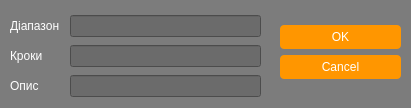
<?xml version="1.0" encoding="UTF-8"?>
<ui version="4.0">
 <class>Dialog</class>
 <widget class="QDialog" name="Dialog">
  <property name="geometry">
   <rect>
    <x>0</x>
    <y>0</y>
    <width>411</width>
    <height>108</height>
   </rect>
  </property>
  <property name="windowTitle">
   <string>Dialog</string>
  </property>
  <property name="styleSheet">
   <string notr="true">QLineEdit 
{
background-color: rgb(107, 107, 107);
	color: rgb(255, 255, 255);
}
QDialog {background-color: rgb(124, 124, 124);}
</string>
  </property>
  <widget class="QDialogButtonBox" name="buttonBox">
   <property name="geometry">
    <rect>
     <x>280</x>
     <y>25</y>
     <width>121</width>
     <height>241</height>
    </rect>
   </property>
   <property name="styleSheet">
    <string notr="true">/*-----QPushButton-----*/
QPushButton
{
	background-color:rgb(255, 150, 0);
	color: #fff;
	min-width: 80px;
	border-radius: 4px;
	padding: 5px;

}


QPushButton::flat
{
	background-color: transparent;
	border: none;
	color: #000;

}


QPushButton::disabled
{
	background-color: #606060;
	color: #959595;
	border-color: #051a39;

}


QPushButton::hover
{
	background-color:rgb(255, 150, 0);
	border: 2px solid rgb(255, 106, 0);

}


QPushButton::pressed
{
	background-color: rgb(255, 110, 0);
	border: 1px solid #46a2da;

}


QPushButton::checked
{
	background-color: #bd5355;
	border: 1px solid #bd5355;

}
</string>
   </property>
   <property name="orientation">
    <enum>Qt::Vertical</enum>
   </property>
   <property name="standardButtons">
    <set>QDialogButtonBox::Cancel|QDialogButtonBox::Ok</set>
   </property>
  </widget>
  <widget class="QLabel" name="label">
   <property name="geometry">
    <rect>
     <x>10</x>
     <y>15</y>
     <width>56</width>
     <height>21</height>
    </rect>
   </property>
   <property name="styleSheet">
    <string notr="true">color: rgb(255, 255, 255);</string>
   </property>
   <property name="text">
    <string>Діапазон</string>
   </property>
  </widget>
  <widget class="QLineEdit" name="bandlineEdit">
   <property name="geometry">
    <rect>
     <x>70</x>
     <y>15</y>
     <width>191</width>
     <height>22</height>
    </rect>
   </property>
  </widget>
  <widget class="QLabel" name="label_2">
   <property name="geometry">
    <rect>
     <x>10</x>
     <y>45</y>
     <width>41</width>
     <height>21</height>
    </rect>
   </property>
   <property name="styleSheet">
    <string notr="true">color: rgb(255, 255, 255);</string>
   </property>
   <property name="text">
    <string>Кроки</string>
   </property>
  </widget>
  <widget class="QLineEdit" name="steplineEdit">
   <property name="geometry">
    <rect>
     <x>70</x>
     <y>45</y>
     <width>191</width>
     <height>22</height>
    </rect>
   </property>
  </widget>
  <widget class="QLabel" name="label_3">
   <property name="geometry">
    <rect>
     <x>10</x>
     <y>75</y>
     <width>41</width>
     <height>21</height>
    </rect>
   </property>
   <property name="styleSheet">
    <string notr="true">color: rgb(255, 255, 255);</string>
   </property>
   <property name="text">
    <string>Опис</string>
   </property>
  </widget>
  <widget class="QLineEdit" name="desclineEdit">
   <property name="geometry">
    <rect>
     <x>70</x>
     <y>75</y>
     <width>191</width>
     <height>22</height>
    </rect>
   </property>
  </widget>
 </widget>
 <resources/>
 <connections>
  <connection>
   <sender>buttonBox</sender>
   <signal>accepted()</signal>
   <receiver>Dialog</receiver>
   <slot>accept()</slot>
   <hints>
    <hint type="sourcelabel">
     <x>248</x>
     <y>254</y>
    </hint>
    <hint type="destinationlabel">
     <x>157</x>
     <y>274</y>
    </hint>
   </hints>
  </connection>
  <connection>
   <sender>buttonBox</sender>
   <signal>rejected()</signal>
   <receiver>Dialog</receiver>
   <slot>reject()</slot>
   <hints>
    <hint type="sourcelabel">
     <x>316</x>
     <y>260</y>
    </hint>
    <hint type="destinationlabel">
     <x>286</x>
     <y>274</y>
    </hint>
   </hints>
  </connection>
 </connections>
</ui>
